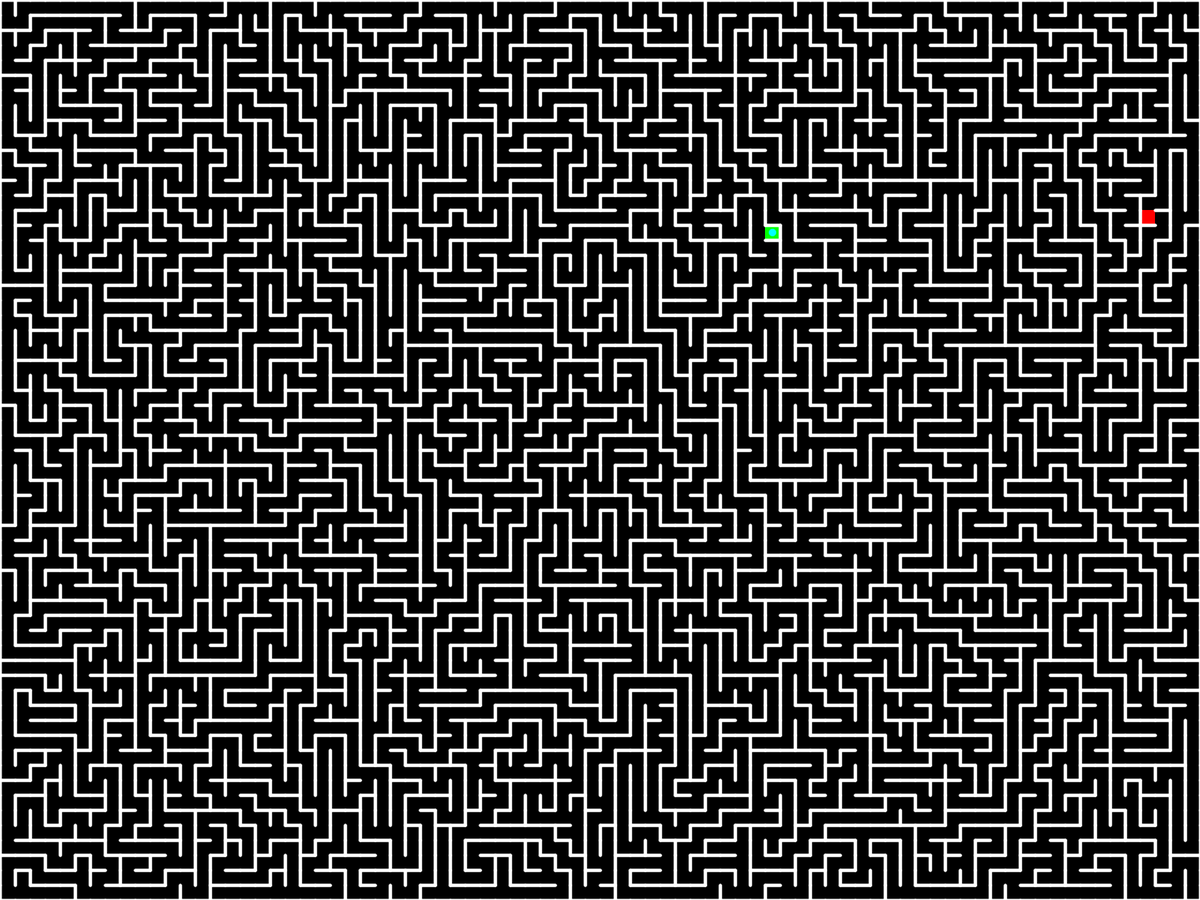
Frame 1 (no input)
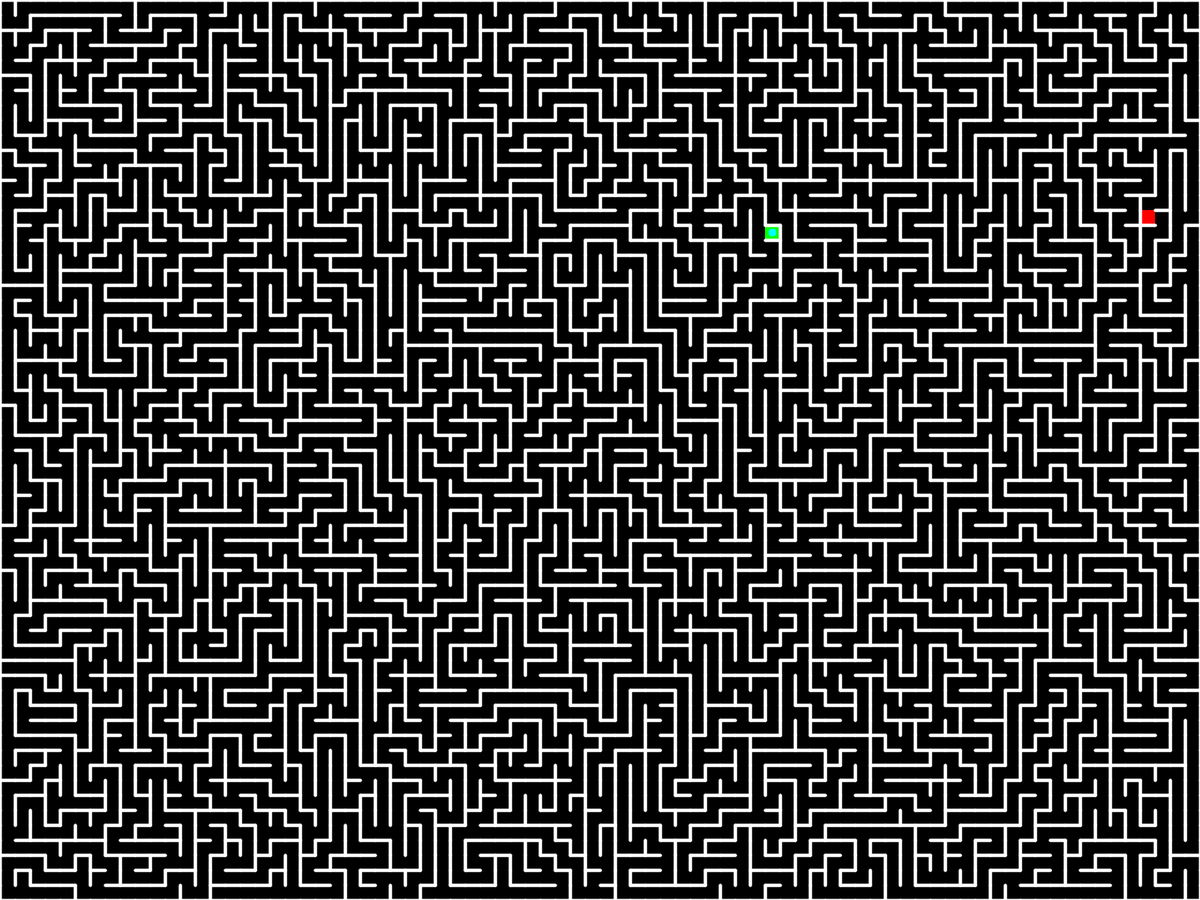
Frame 60 (the mouse pressed at the canvas centre just before this capture)
Frame 120 (the mouse held since frame 60 and released just before this capture): identical to frame 60, image omitted

The Processing sketch that drew these frames (run headless with seeded random() and noise(); from frame 60 on, the mouse is pressed at the canvas centre):

// Processing sketch: pathfinder
// ── pathfinder.pde
/*
The objective of this program is to find the path from the green square to the red square through a random maze.
After reaching the red square the path length will be shown on the screen.
This uses simple pathfinding to accomplish this.
Press [Enter] to pause/start the simulation.
Press [D] to restart the simulation.
Press [Esc] to exit.
Change pixSize to change the complexity of the mazes

Challenge: Try to find the red square before the program does.
*/

boolean[][] map;
int[][] grid;
ArrayList<PVector> stack, path;
PVector start, end;
int col, row, iter, last, pixSize;
boolean pFound, go;

void setup() {

  pixSize = 20;
  
  //size(2000,1500);
  fullScreen();
  
  col = floor(width/pixSize);
  row = floor(height/pixSize);
  
  frameRate(240);
  stroke(255);
  strokeWeight(max(min(width/col,height/row)/5,1));
  textSize(min(height,width)/4);
  
  grid = new int[col][row];
  map = new boolean[2*col+1][2*row+1];
  stack = new ArrayList<PVector>();
  path = new ArrayList<PVector>();
  stack.add(0, new PVector(0,0));
  grid[0][0] = 1;
  start = new PVector(floor(random(1) * col),floor(random(1) * row));
  end = new PVector(floor(random(1) * col),floor(random(1) * row));
  
  for(int i = 0; i < col; i++) {
    for(int j = 0; j < row; j++) {
      map[2*i+1][2*j+1] = true;
    }
  }
  
  generate();
  drawMaze();
  iter = 1;
  path.add(start);
  grid = new int[col][row];
}

void draw() {
  if(pFound) {
    stroke(255,0,0);
    for(int i = 0; i < path.size() - 1; i++) line(path.get(i).x * width / col + width / col / 2, path.get(i).y * height / row + height / row / 2, path.get(i + 1).x * width / col + width / col / 2, path.get(i + 1).y * height / row + height / row / 2);
    fill(50,255,100);
    text(iter, 20, height * 3/4);
  } else {
    noStroke();
    fill(0,255,255);
    for(PVector i : path) ellipse(i.x * width / col + width / col / 2, i.y * height / row + height / row / 2, width / col / 2, height / row / 2);
    if(go) forward();
  }
  if(pFound && go && millis() - last > 2000) {
    pFound = false;
    setup();
  }
}

void drawMaze() {
  background(0);
  
  noStroke();
  fill(0,255,0);
  rect(start.x * width / col, start.y * height / row, width / col, height / row);
  fill(255,0,0);
  rect(end.x * width / col, end.y * height / row, width / col, height / row);
  
  stroke(255);
  for(int i = 0; i < col; i++) {
    for(int j = 0; j < row; j++) {
      int x = 2 * i + 1;
      int y = 2 * j + 1;
      if(!map[x - 1][y]) line(i * width / col, (j + 1) * height / row, i * width / col, j * height / row);
      if(!map[x][y - 1]) line(i * width / col, j * height / row, (i + 1) * width / col, j * height / row);
      if(!map[x + 1][y]) line((i + 1) * width / col, (j + 1) * height / row, (i + 1) * width / col, j * height / row);
      if(!map[x][y + 1]) line(i * width / col, (j + 1) * height / row, (i + 1) * width / col, (j + 1) * height / row);
    }
  }
}

void generate() {
  while (stack.size() > 0) {
    int index = 0; //min(floor(random(stack.size())),floor(random(5))); 
    PVector pos = stack.get(index);
    stack.remove(index);
    ArrayList<PVector> neigh = findN(floor(pos.x), floor(pos.y), 0);
    if (neigh.size() > 0) {
      PVector pos1 = neigh.get(floor(random(1) * neigh.size()));
      stack.add(0, pos);
      stack.add(0, pos1);
      grid[floor(pos1.x)][floor(pos1.y)] = 1;
      map[floor(pos.x + pos1.x + 1)][floor(pos.y + pos1.y + 1)] = true;
    }
  }
}

ArrayList<PVector> findN(int x, int y, int k) {
  ArrayList<PVector> arr = new ArrayList<PVector>();
  if (x > 0 && grid[x - 1][y] == k) {
    arr.add(new PVector(x - 1, y));
  }
  if (x < col - 1 && grid[x + 1][y] == k) {
    arr.add(new PVector(x + 1, y));
  }
  if (y > 0 && grid[x][y - 1] == k) {
    arr.add(new PVector(x, y - 1));
  }
  if (y < row - 1 && grid[x][y + 1] == k) {
    arr.add(new PVector(x, y + 1));
  }
  return arr;
}

void keyPressed() {
  if(key == ENTER) {
    go = !go;
  }
  if(key == 'd') {
    go = false;
    pFound = false;
    setup();
  }
}

void forward() {
  
  ArrayList<PVector> list = new ArrayList<PVector>();
  
  for(PVector p : path) {
    grid[floor(p.x)][floor(p.y)] = iter;
    if(pFound || p.x == end.x && p.y == end.y) {
      backtrace();
      return;
    }
    for(PVector v : findN(floor(p.x),floor(p.y),0)) {
      if(map[floor(p.x +v.x + 1)][floor(p.y +v.y + 1)]) list.add(v);
    }
  }
  path = list;
  iter++;
}

void backtrace() {
  pFound = true;
  last = millis();
  PVector cur = end;
  path = new ArrayList<PVector>();
  path.add(cur);
  for(int i = grid[floor(end.x)][floor(end.y)] - 1; i > 0; i--) {
    cur = findN(floor(cur.x), floor(cur.y), i).get(0);
    path.add(cur);
  }
}
